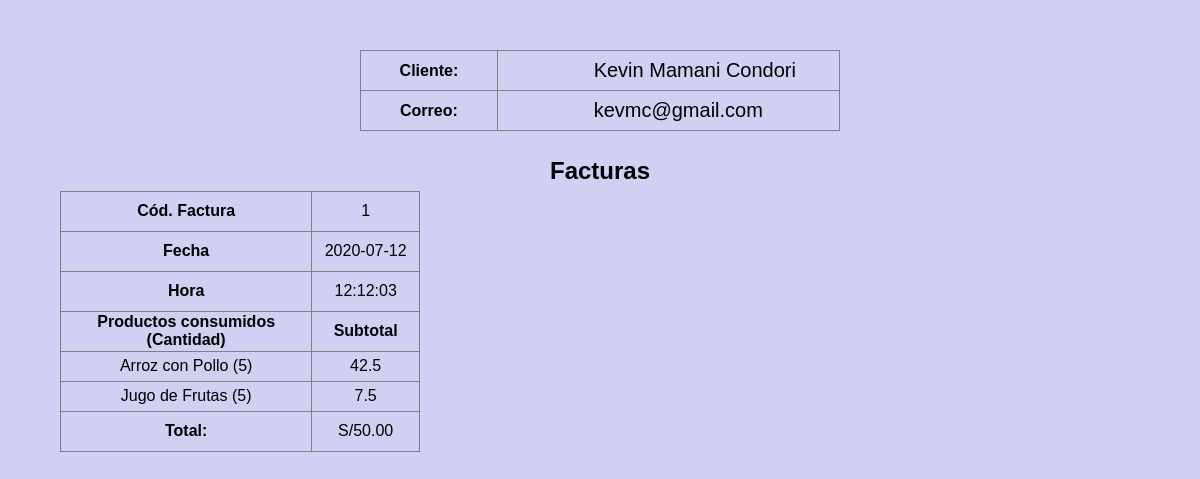
/Restaurant/facturas.php?cid=101, run on the app's committed database.
### tables this page shows
CREATE TABLE reservaciones (
	id_reserva integer PRIMARY KEY AUTO_INCREMENT,
	id_cliente integer,
	nro_clientes tinyint NOT NULL,
	fecha_reservacion date NOT NULL,
    fecha_reservada date NOT NULL,
	hora time NOT NULL,
	id_sucursal varchar(5) NOT NULL,
	CONSTRAINT reserva_fk1 FOREIGN KEY (id_cliente) REFERENCES clientes (id_cliente)
	ON DELETE CASCADE
	ON UPDATE CASCADE,
	CONSTRAINT reserva_fk2 FOREIGN KEY (id_sucursal) REFERENCES sucursal (id_sucursal)
);

CREATE TABLE clientes (
	id_cliente integer PRIMARY KEY AUTO_INCREMENT,
	nombre varchar(30) NOT NULL,
	apellidos varchar(30),
	correo varchar(40) UNIQUE,
	contrasenha varchar(40) UNIQUE
);

CREATE TABLE facturas (
	id_factura integer PRIMARY KEY AUTO_INCREMENT,
	id_cliente integer,
	id_empleado integer,
	fecha_emision date NOT NULL,
    hora_emision time NOT NULL,
    pago_total numeric(6,2) NOT NULL,
	CONSTRAINT factura_fk1 FOREIGN KEY (id_cliente) REFERENCES clientes (id_cliente)
	ON DELETE CASCADE
	ON UPDATE CASCADE,
	CONSTRAINT factura_fk2 FOREIGN KEY (id_empleado) REFERENCES empleados (id_empleado)
	ON DELETE CASCADE
	ON UPDATE CASCADE
);

CREATE TABLE consumo_cliente (
	id_cliente integer,
	id_prod tinyint,
	cantidad tinyint NOT NULL,
	PRIMARY KEY (id_cliente, id_prod),
	CONSTRAINT consumo_cliente_fk1 FOREIGN KEY (id_cliente) REFERENCES clientes (id_cliente),
	CONSTRAINT consumo_cliente_fk2 FOREIGN key (id_prod) REFERENCES productos (id_prod)
);

CREATE TABLE productos (
	id_prod tinyint PRIMARY KEY AUTO_INCREMENT,
	nombre varchar(30) UNIQUE NOT NULL,
	disponible bit NOT NULL, 
	precio numeric(5,2) NOT NULL,
	imagen varchar(200) NOT NULL
);

### Restaurant/facturas.php (the view, shortened to what this page needs)
<?php
include('conexion.php');
?>
<html>
<head>
	<link rel="stylesheet" type="text/css" href="css/facturas.css">
</head>
<body>
<div id="content">
	<table id="c-table">
<?php
	$qry = "SELECT c.nombre, c.apellidos, c.correo, r.fecha_reservada, r.hora
			FROM clientes c
			INNER JOIN reservaciones r ON r.id_cliente=c.id_cliente
			WHERE c.id_cliente=".$_REQUEST['cid'].";";
	$res = $db_connection->query($qry);
	$row = $res->fetch_assoc();
?>
		<tr>
			<th class="clt">
				<span>Cliente:</span>
			</th>
			<td class="cld">
				<p><?php echo $row['nombre'] . " " . $row['apellidos']; ?></p>
			</td>
		</tr>
		<tr>
			<th class="clt">
				<span>Correo:</span>
			</th>
			<td class="cld">
				<p><?php echo $row['correo']; ?></p>
			</td>
		</tr>
		<tr id="tfoot"><td colspan="2"><h2>Facturas</h2></td></tr>
	</table>
	<?php
	$qry = "SELECT f.id_factura, f.fecha_emision, f.hora_emision, f.pago_total, r.fecha_reservada
			FROM facturas f
			INNER JOIN clientes c ON c.id_cliente=f.id_cliente
			INNER JOIN reservaciones r ON r.id_cliente=c.id_cliente
			WHERE c.id_cliente=".$_REQUEST['cid'].";";
	$res = $db_connection->query($qry);
	while ($row = $res->fetch_assoc()){
	?>
	<table id="f-table">
		<tr class="info">
			<th class="c">Cód. Factura</th>
			<td class="c"><?php echo $row['id_factura']; ?></td>
		</tr>
		<tr class="info">
			<th class="f">Fecha</th>
			<td class="f"><?php echo $row['fecha_emision']; ?></td>
		</tr>
		<tr>
			<th class="h">Hora</th>
			<td class="h"><?php echo $row['hora_emision']; ?></td>
		</tr>
		<tr>
			<th class="pc" >Productos consumidos (Cantidad)</th>
			<th>Subtotal</th>
		</tr>
		<?php
		$qry1 = "SELECT p.nombre, cc.cantidad, p.precio FROM consumo_cliente cc
				INNER JOIN clientes c ON c.id_cliente=cc.id_cliente
				INNER JOIN reservaciones r ON r.id_cliente=c.id_cliente
				INNER JOIN productos p ON p.id_prod=cc.id_prod
				WHERE c.id_cliente=".$_REQUEST['cid']." AND
					r.fecha_reservada='".$row['fecha_reservada']."';";
		$res1 = $db_connection->query($qry1);
		while ($row1 = $res1->fetch_assoc()){
		?>
		<tr>
			<td><?php echo $row1['nombre']." (".$row1['cantidad'].")"; ?></td>
			<td><?php echo $row1['precio'] * $row1['cantidad']; ?></td>
		</tr>
		<?php
		}
		?>
		<tr>
			<th>Total:</th>
			<td><?php echo "S/" . $row['pago_total']; ?></td>
		</tr>
	</table>
	<?php
	}
	?>
</div>
</body>
</html>

### Restaurant/css/facturas.css (style rules this page uses)
* { margin: 0px; padding: 0px; }
body, header, nav, aside, figure, section, footer { display: block; font: 12px arial; text-align: center; }
body { background-color: #d0d0f2; }
#content { width: 100%; height: 100%; }
table { border-collapse: collapse; }
td, th { border:1px solid gray; }
#c-table { width: 40%; margin-left: 30%; margin-top: 50px; }
#c-table tr { width: 100%; height: 40px; }
#tfoot td { height: 60px; padding-top: 20px; text-align: center; border:none; }
.clt { width: 20%; }
.cld { width: 50%; font: 20px arial; padding-left: 20%; }
#f-table { width: 30%; margin-left: 5%; }
#f-table th { height: 40px; }
#f-table tr { width: 100%; height: 30px; text-align: center; }
.info { width: 100%; border:1px solid gray; }
.c { width: 50%; }
.pc { width: 70%; }

### data on the page
reservaciones: id_cliente.nombre "Kevin", id_cliente.apellidos "Mamani Condori", id_cliente.correo "kevmc@gmail.com"
facturas: id_factura "1", fecha_emision "2020-07-12", hora_emision "12:12:03", pago_total "50.00"
consumo_cliente: id_prod.nombre "Arroz con Pollo", cantidad "5", $row1['precio'] * $row1['cantidad'] "42.5"
consumo_cliente: id_prod.nombre "Jugo de Frutas", cantidad "5", $row1['precio'] * $row1['cantidad'] "7.5"
